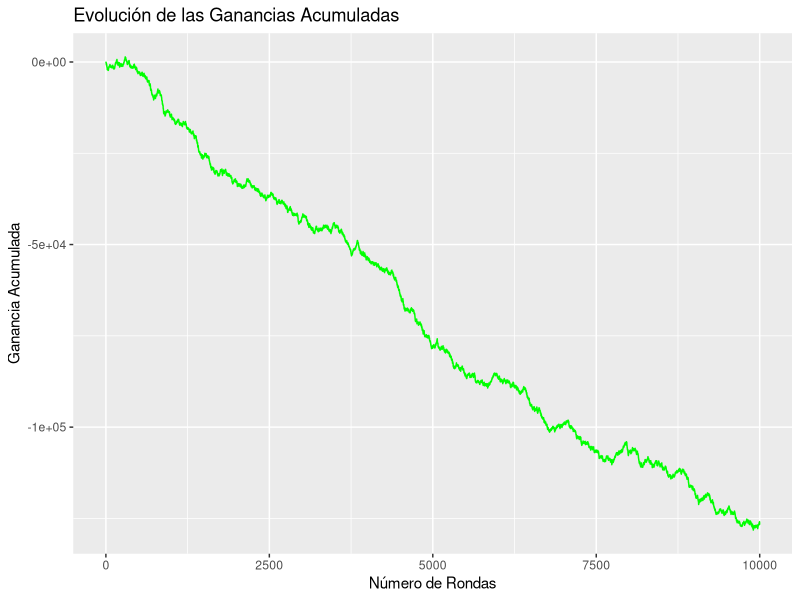
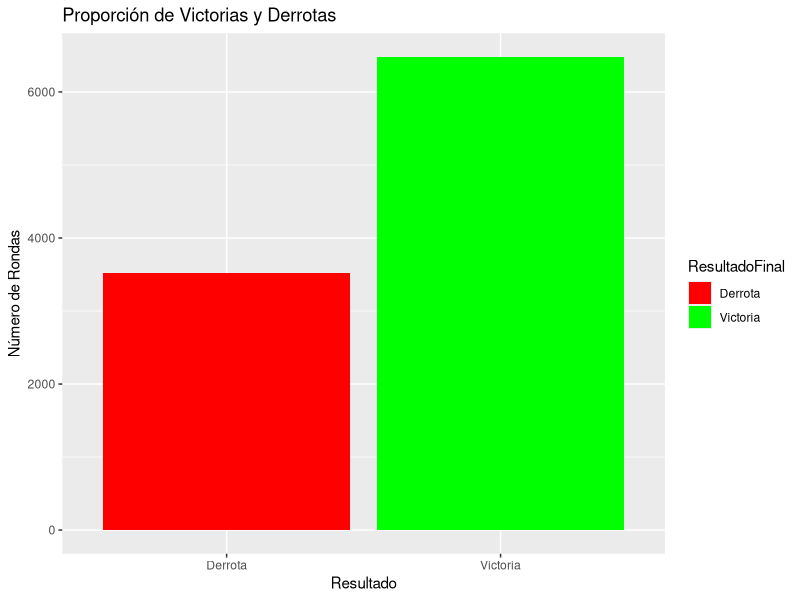
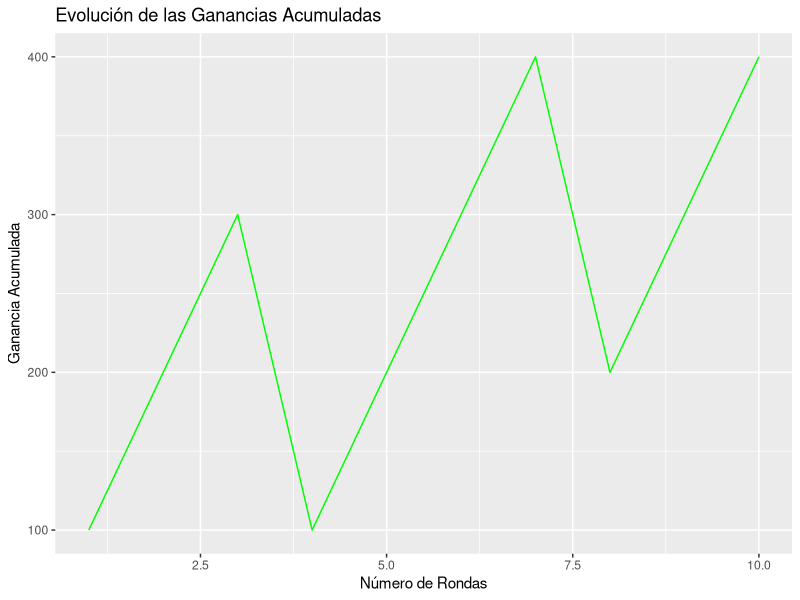
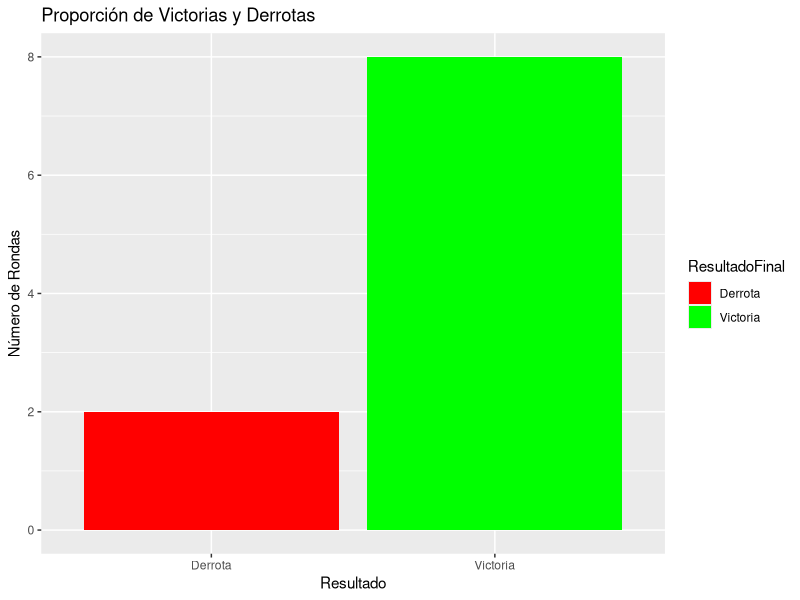
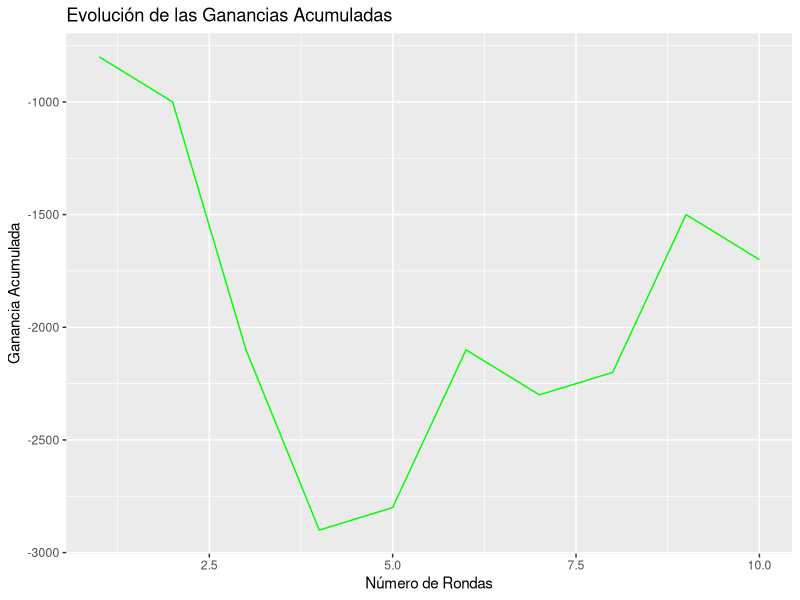
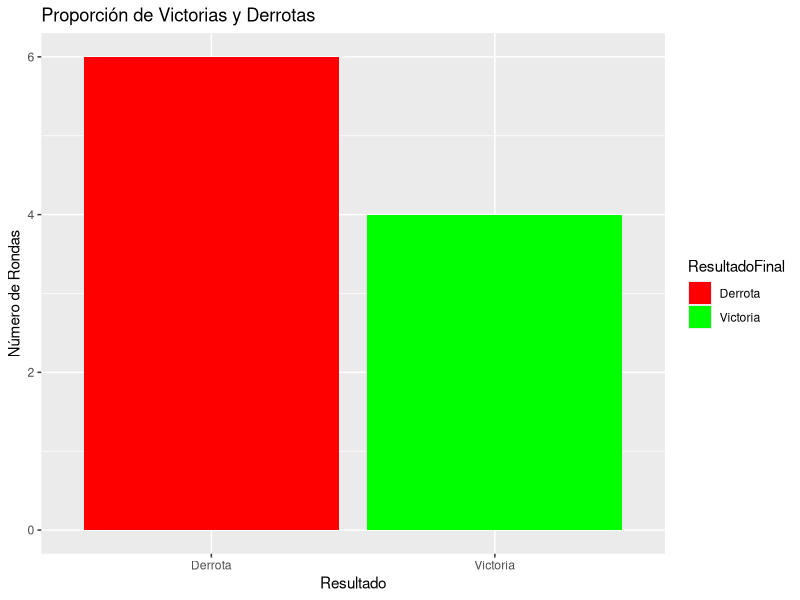
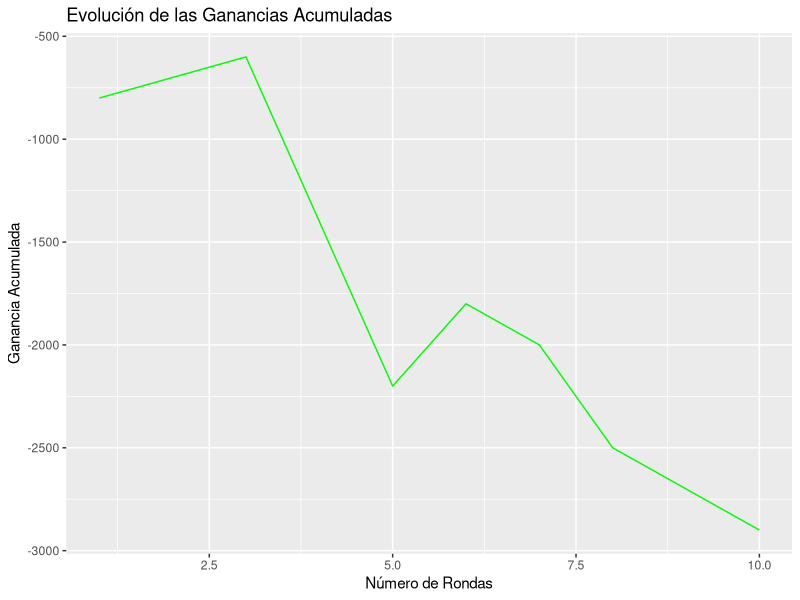
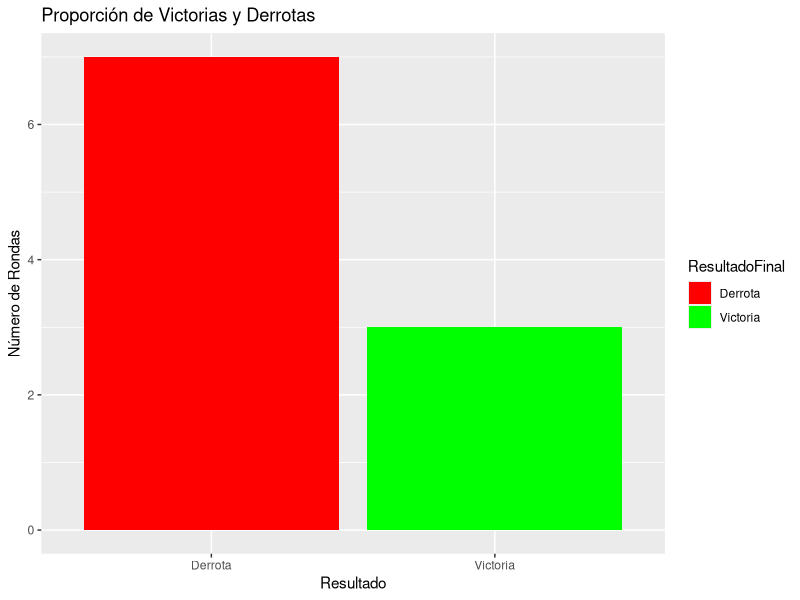

Write the R code that produced these figures, in order.
## ---- chunk 1
docenas <- data.frame(
  Docena1 = 1:12,       
  Docena2 = 13:24,      
  Docena3 = 25:36       
)
semilla <- as.numeric(format(Sys.time(), "%S"))
set.seed(semilla)

simular_estrategia <- function() {
  
  ruleta <- 0:36
  resultado <- sample(ruleta, size = 1)
  
  apuestas <- data.frame(
    docena_1 = 200,
    docena_2 = 100,
    docena_3 = 200
  )
  
  ganancias <- 0
  
  if (resultado %in% docenas$Docena1) {
  
    ganancias <- (apuestas$docena_1 * 2 - 500) + apuestas$docena_1
    
  } else if (resultado %in% docenas$Docena2) {
    
    ganancias <- (apuestas$docena_2 * 2 - 500)  + apuestas$docena_2
    
  } else if (resultado %in% docenas$Docena3) {
    
    ganancias <- (apuestas$docena_3 * 2 - 500) +   apuestas$docena_3
    
  } else {
    
    ganancias <- -500  
  }
  
  return(list(resultado = resultado, ganancias_net = ganancias))
}

simulacion <- simular_estrategia()
print(simulacion)

## ---- chunk 2
simular_varios <- function(n) {
  
  juegos <- data.frame(
    resultado = numeric(0), 
    ganancias_net = numeric(0),
    contador = numeric(0))
  
  contador1 <- 0

  for (i in 1:n) {  
    
    contador1 <- contador1 + 1
        
    simulacion <- simular_estrategia()  

    juegos <- rbind(juegos, 
                    data.frame(resultado = simulacion$resultado, 
                        ganancias_net = simulacion$ganancias_net,
                        contador = contador1))
  }
  
  return(juegos)  
}

## ---- chunk 3
library(ggplot2)

rondas_infinito <- simular_varios(10000)
head(rondas_infinito)

rondas_infinito$GananciasAcumuladas <- cumsum(rondas_infinito$ganancias_net)

ggplot(rondas_infinito, aes(x = contador, y = GananciasAcumuladas)) +
  geom_line(color = "green") +
  labs(title = "Evolución de las Ganancias Acumuladas",
       x = "Número de Rondas",
       y = "Ganancia Acumulada")
## ---- chunk 4
rondas_infinito$ResultadoFinal <- ifelse(rondas_infinito$ganancias_net > 0, "Victoria", "Derrota")

ggplot(rondas_infinito, aes(x = ResultadoFinal, fill = ResultadoFinal)) +
  geom_bar() +
  scale_fill_manual(values = c("Victoria" = "green", "Derrota" = "red")) +
  labs(title = "Proporción de Victorias y Derrotas",
       x = "Resultado",
       y = "Número de Rondas")


## ---- chunk 5
rondas_reales <- simular_varios(10)
head(rondas_reales)

rondas_reales$GananciasAcumuladas <- cumsum(rondas_reales$ganancias_net)

ggplot(rondas_reales, aes(x = contador, y = GananciasAcumuladas)) +
  geom_line(color = "green") +
  labs(title = "Evolución de las Ganancias Acumuladas",
       x = "Número de Rondas",
       y = "Ganancia Acumulada")

rondas_reales$ResultadoFinal <- ifelse(rondas_reales$ganancias_net > 0, "Victoria", "Derrota")

ggplot(rondas_reales, aes(x = ResultadoFinal, fill = ResultadoFinal)) +
  geom_bar() +
  scale_fill_manual(values = c("Victoria" = "green", "Derrota" = "red")) +
  labs(title = "Proporción de Victorias y Derrotas",
       x = "Resultado",
       y = "Número de Rondas")

## ---- chunk 6

simular_Diez_Rondas <- function(n) {
  
  rondas_diez <- data.frame(
    resultado = numeric(0), 
    ganancias_net = numeric(0),
    contador = numeric(0)
  )
  
  for (i in 1:n) {
    simulacion <- simular_varios(10)
    
    resultado_promedio <- mean(simulacion$resultado)
    ganancias_net <- sum(simulacion$ganancias_net) 
    
    rondas_diez <- rbind(rondas_diez,
                         data.frame(resultado = resultado_promedio, 
                                    ganancias_net = ganancias_net,
                                    contador = i))
  }
  
  return(rondas_diez)
}


rondas_diez <-simular_Diez_Rondas(10)
head(rondas_diez)

rondas_diez$GananciasAcumuladas <- cumsum(rondas_diez$ganancias_net)

ggplot(rondas_diez, aes(x = contador, y = GananciasAcumuladas)) +
  geom_line(color = "green") +
  labs(title = "Evolución de las Ganancias Acumuladas",
       x = "Número de Rondas",
       y = "Ganancia Acumulada")

rondas_diez$ResultadoFinal <- ifelse(rondas_diez$ganancias_net > 0, "Victoria", "Derrota")

ggplot(rondas_diez, aes(x = ResultadoFinal, fill = ResultadoFinal)) +
  geom_bar() +
  scale_fill_manual(values = c("Victoria" = "green", "Derrota" = "red")) +
  labs(title = "Proporción de Victorias y Derrotas",
       x = "Resultado",
       y = "Número de Rondas")

## ---- chunk 7

simular_Diez_Rondas <- function(n) {
  
  rondas_diez <- data.frame(
    resultado = numeric(0), 
    ganancias_net = numeric(0),
    contador = numeric(0)
  )
  
  for (i in 1:n) {
    simulacion <- simular_varios(10)
    
    resultado_promedio <- mean(simulacion$resultado)
    ganancias_net <- sum(simulacion$ganancias_net) 
    
    rondas_diez <- rbind(rondas_diez,
                         data.frame(resultado = resultado_promedio, 
                                    ganancias_net = ganancias_net,
                                    contador = i))
  }
  
  return(rondas_diez)
}


rondas_diez <-simular_Diez_Rondas(10)
head(rondas_diez)

rondas_diez$GananciasAcumuladas <- cumsum(rondas_diez$ganancias_net)

ggplot(rondas_diez, aes(x = contador, y = GananciasAcumuladas)) +
  geom_line(color = "green") +
  labs(title = "Evolución de las Ganancias Acumuladas",
       x = "Número de Rondas",
       y = "Ganancia Acumulada")

rondas_diez$ResultadoFinal <- ifelse(rondas_diez$ganancias_net > 0, "Victoria", "Derrota")

ggplot(rondas_diez, aes(x = ResultadoFinal, fill = ResultadoFinal)) +
  geom_bar() +
  scale_fill_manual(values = c("Victoria" = "green", "Derrota" = "red")) +
  labs(title = "Proporción de Victorias y Derrotas",
       x = "Resultado",
       y = "Número de Rondas")

## ---- chunk 8

simular_Diez_Rondas <- function(n) {
  
  rondas_diez <- data.frame(
    resultado = numeric(0), 
    ganancias_net = numeric(0),
    contador = numeric(0)
  )
  
  for (i in 1:n) {
    simulacion <- simular_varios(10)
    
    resultado_promedio <- mean(simulacion$resultado)
    ganancias_net <- sum(simulacion$ganancias_net) 
    
    rondas_diez <- rbind(rondas_diez,
                         data.frame(resultado = resultado_promedio, 
                                    ganancias_net = ganancias_net,
                                    contador = i))
  }
  
  return(rondas_diez)
}


rondas_diez <-simular_Diez_Rondas(10)
head(rondas_diez)

rondas_diez$GananciasAcumuladas <- cumsum(rondas_diez$ganancias_net)

ggplot(rondas_diez, aes(x = contador, y = GananciasAcumuladas)) +
  geom_line(color = "green") +
  labs(title = "Evolución de las Ganancias Acumuladas",
       x = "Número de Rondas",
       y = "Ganancia Acumulada")

rondas_diez$ResultadoFinal <- ifelse(rondas_diez$ganancias_net > 0, "Victoria", "Derrota")

ggplot(rondas_diez, aes(x = ResultadoFinal, fill = ResultadoFinal)) +
  geom_bar() +
  scale_fill_manual(values = c("Victoria" = "green", "Derrota" = "red")) +
  labs(title = "Proporción de Victorias y Derrotas",
       x = "Resultado",
       y = "Número de Rondas")
